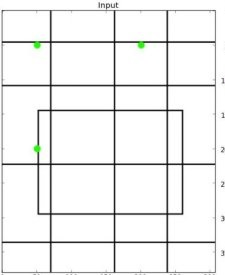
#> input picture Image Processing/Geometric Transformations/drawing.jpg, 225 x 275 px
$ python 'affine transformation.py'
#> lines starting #> are read from the running program, lines starting #| are printed output that depends on the picture
# -*- coding: utf-8 -*-
"""
Created on Mon Sep 21 16:25:51 2015

@author: User
"""

import cv2
import numpy as np
from matplotlib import pyplot as plt

img = cv2.imread('drawing.jpg')
#> img is the input picture: shape (275, 225, 3); mean B, G, R 239.5, 240, 239.6
rows,cols,ch = img.shape
#> rows = 275; cols = 225; ch = 3

pts1 = np.float32([[50,50],[200,50],[50,200]])
pts2 = np.float32([[10,100],[200,50],[100,250]])

M = cv2.getAffineTransform(pts1,pts2)

dst = cv2.warpAffine(img,M,(cols,rows))
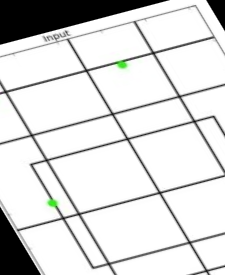
#> dst: shape (275, 225, 3); mean B, G, R 218.1, 218.5, 218.1

plt.subplot(121),plt.imshow(img),plt.title('Input')
plt.subplot(122),plt.imshow(dst),plt.title('Output')
plt.show()
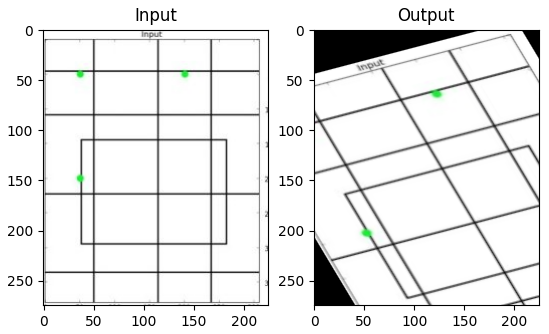
#> figure drawn by matplotlib, 2 panels; B, G, R data is drawn as R, G, B

$ run again, with Image Processing/Geometric Transformations/sudokusmall.jpg copied over Image Processing/Geometric Transformations/drawing.jpg
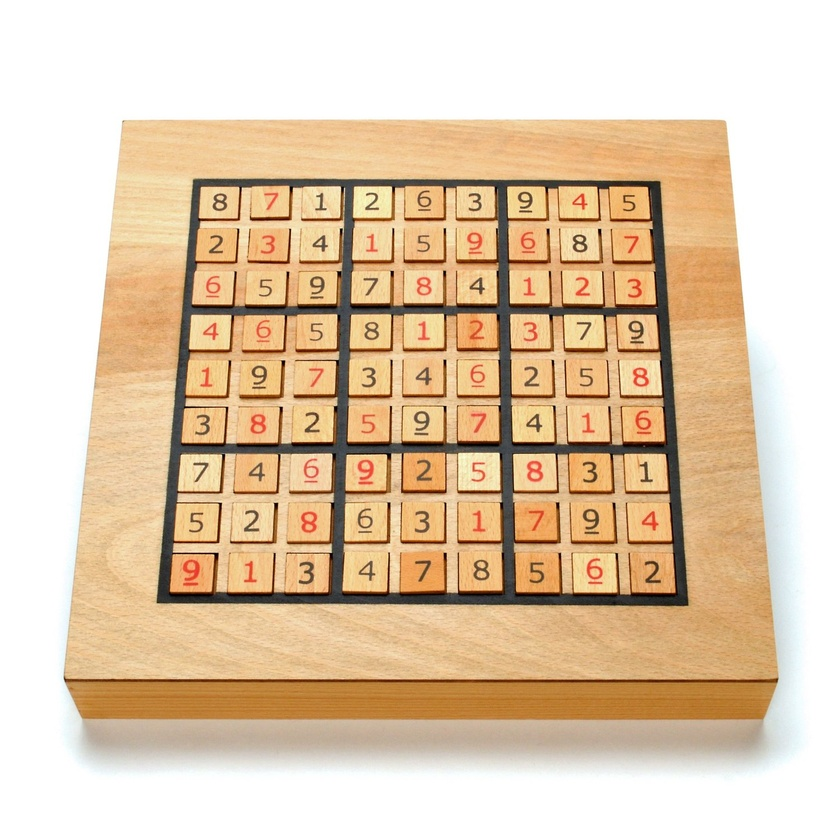
#> input picture Image Processing/Geometric Transformations/sudokusmall.jpg, 840 x 840 px, shrunk from 1500 x 1500 before the run
#> img is the input picture: shape (840, 840, 3); mean B, G, R 173.3, 201.6, 225.2
#> `dst = cv2.warpAffine(img,M,(cols,rows))`:
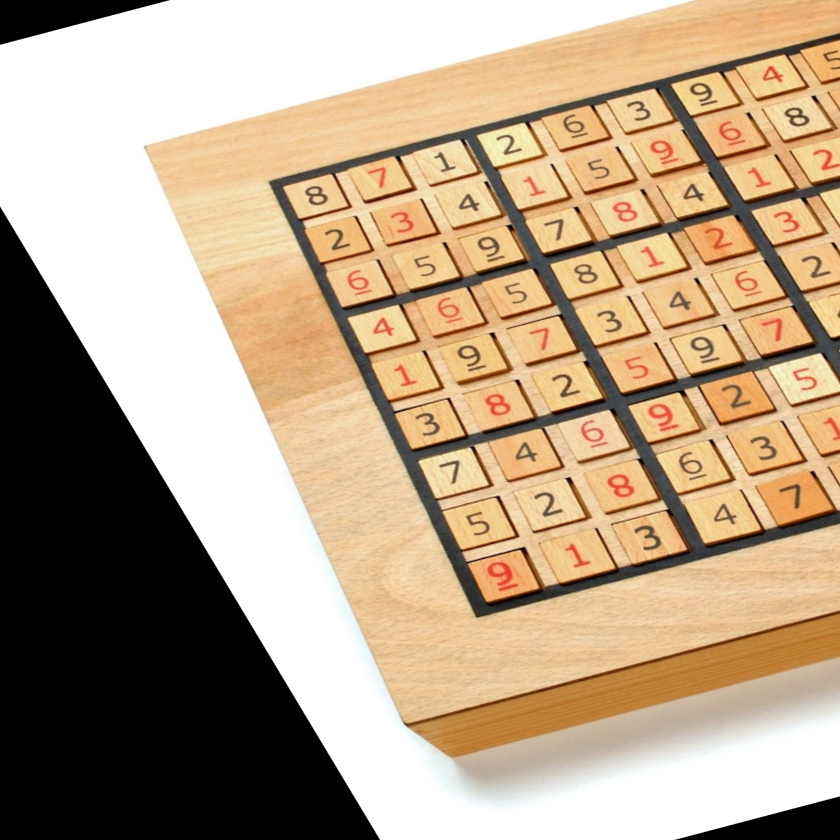
#> dst: shape (840, 840, 3); mean B, G, R 135, 161.2, 182.8
#> `plt.show()`:
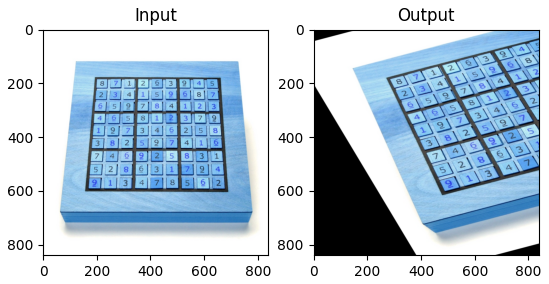
#> figure drawn by matplotlib, 2 panels; B, G, R data is drawn as R, G, B
